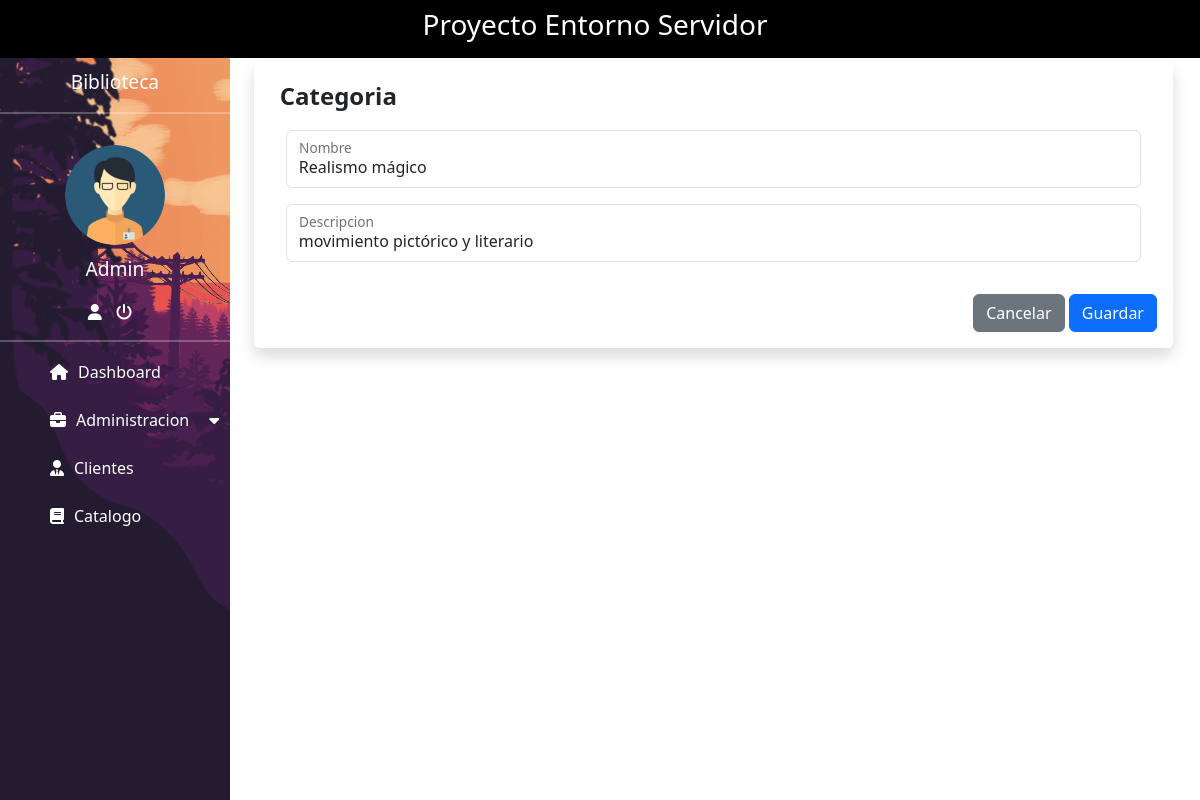
The page /?view=idCategoria&Id_categoria=2 (signed in) on the database its author committed.
### tables this page shows
CREATE TABLE `administrador` (
  `Id_administrador` int(11) NOT NULL,
  `Usuario` varchar(15) NOT NULL,
  `Contraseña` varchar(255) NOT NULL
);

CREATE TABLE `categoria` (
  `Id_categoria` int(11) NOT NULL,
  `Nombre` varchar(100) NOT NULL,
  `Descripcion` text NOT NULL
);

### controller/control.php (called while the page is built, shortened)
<?php
include_once "model/dashboard.php";
class control
{
    public $model;
    public function __construct()
    {
        $this->model = new dashboard();
    }
    public function idCategoria()
    {
        $categoria = new categoria();
        if (isset($_REQUEST["Id_categoria"])) {
            $categoria = $this->model->id_categoria($_REQUEST["Id_categoria"]);
        }
        include_once "view/actualizarCategoria.php";
    }
}
?>

### config/conexion.php (called while the page is built)
<?php
class conexion
{
    public static function conectar()
    {
        $connection = new PDO("mysql:host =127.0.0.1; dbname=biblioteca; port=3307", "root", "");
        $connection->setAttribute(PDO::ATTR_ERRMODE, PDO::ERRMODE_EXCEPTION);
        return $connection;
    }
}
?>

### model/dashboard.php (called while the page is built, shortened)
<?php
class dashboard
{
    public $conect;
    public function __construct()
    {
        try {
            $this->conect = conexion::conectar();
        } catch (PDOException $e) {
            die("Error " . $e->getMessage());
        }
    }
    public function nombreUsuario(){
        try {
            $query = "SELECT * FROM `administrador`";
            $stmt = $this->conect->prepare($query);
            $stmt->execute();
            return $stmt->fetchAll(PDO::FETCH_OBJ);
        } catch (PDOException $e) {
            die("Error: " . $e->getMessage());
        }
    }
    public function id_categoria($id)
    {
        try {
            $query = "SELECT * FROM `categoria` WHERE Id_categoria = ?";
            $stmt = $this->conect->prepare($query);
            $stmt->execute(array($id));
            return $stmt->fetch(PDO::FETCH_OBJ);
        } catch (PDOException $e) {
            die("Error: " . $e->getMessage());
        }
    }
}
?>

### view/actualizarCategoria.php (the view, shortened to what this page needs)
<!DOCTYPE html>
<html lang="en">
<head>
    <link href="https://cdn.jsdelivr.net/npm/bootstrap@5.3.2/dist/css/bootstrap.min.css" rel="stylesheet"
>
    <link rel="stylesheet" href="https://cdnjs.cloudflare.com/ajax/libs/font-awesome/6.4.2/css/all.min.css"
 />
    <link rel="stylesheet" href="resources/css/style.css">
    <link rel="stylesheet" href="resources/css/table.css">
</head>
<body>
    <nav class="navbar navbar-expand-xl navbar-dark bg-black">
        <div class="container-fluid justify-content-center">
            <h3 class="col-lg-6 col-md-12 col-sm-12 col-12 text-center color">Proyecto Entorno Servidor</h3>
        </div>
    </nav>
    <section>
        <div class="margen">
            <div class="row">
                <div class="col-4 linea-vertical">
                    <p class="size">Biblioteca</p>
                    <hr>
                    <img src="resources/img/ad.png" alt="" class="admin">
                    <?php foreach ($this->model->nombreUsuario() as $key): ?>
                        <p class="size"><?php echo $key->Usuario; ?></p>
                    <?php endforeach; ?>
                    <a href="" title="Cuenta" class="color"><i class="fa-solid fa-user"></i></a>
                    <a href="" title="Cerrar Sesion" class="color" data-bs-toggle="modal"
                        data-bs-target="#exampleModal"><i class="fa-solid fa-power-off"></i></a>
                    <hr>
                    <nav>
                    <ul>
                            <li><a href="?view=index" class="spaces"><i class="fa-solid fa-house top"></i>Dashboard</a>
                            </li>
                            <li><a href="#" class="spaces"><i class="fa-solid fa-briefcase space"></i>Administracion<i
                                        class="fa-solid fa-caret-down space"></i></a>
                            </li>
                            <li><a href="?view=cliente" class="spaces"><i class="fa-solid fa-user-tie space"></i>Clientes</a>
                            </li>
                            <li><a href="?view=catalogo" class="spaces"><i class="fa-solid fa-book space"></i>Catalogo</a>
                            </li>
                        </ul>
                    </nav>
                </div>
                <div class="col-9 custom-card-body">
                    <div class="container mt-1">
                        <div class="row">
                            <div class="col m-auto">
                                <div class="card border-0 shadow">
                                    <div class="card-body">
                                        <b class="aling">Categoria</b><br>
                                        <div class="modal-content">
                                            <div class="modal-body">
                                                <div class="card-body">
                                                    <form action="?view=guardarCategoria" method="post">
                                                        <div class="form-floating mb-3">
                                                            <input type="text" class="form-control" name="nombre-categoria"
                                                                id="nombre-categoria" placeholder="Nombre"
                                                                value="<?php echo $categoria->Nombre; ?>" required>
                                                            <label for="nombre-categoria">Nombre</label>
                                                        </div>
                                                        <div class="form-floating mb-3">
                                                            <input type="text" class="form-control"
                                                                name="descripcion-categoria" id="descripcion-categoria"
                                                                placeholder="Descripcion"
                                                                value="<?php echo $categoria->Descripcion; ?>" required>
                                                            <label for="descripcion-categoria">Descripcion</label>
                                                        </div>
                                                </div>
                                            </div>
                                            <div class="modal-footer">
                                                <a href="?view=categoria" class="btn btn-secondary">Cancelar</a>&nbsp;
                                                <button type="submit" class="btn btn-primary"
                                                    name="Guardar-categoria">Guardar</button>
                                            </div>
                                        </div>
                                    </div>
                                </div>
                            </div>
                        </div>
                    </div>
                </div>
            </div>
        </div>
    </section>
</body>
</html>

### resources/css/style.css (style rules this page uses)
* { margin: 0; padding: 0; box-sizing: border-box; }
body { margin: 0; padding: 0; }
.linea-vertical { background-image: url("../img/sideBar.png"); text-align: center; min-height: calc(100vh - 57.6px); width: 20%; padding-right: 0; background-size: cover; }
hr { border-color: white; border-width: 2px; }
.size { color: white; margin-top: 10px; font-size: 1.2rem; }
.color { color: white; margin-right: 10px; }
.margen { margin-right: 15px; }
.admin { width: 100px; height: 100px; border-radius: 50%; object-fit: cover; margin-top: 15px; }
nav ul { margin: 0; padding: 0; list-style: none; line-height: 16px; }
nav ul a { box-sizing: border-box; color: white; display: block; width: 100%; padding: 6px 10px; text-decoration: none; text-align: left; }
.aling { text-align: center; }
.space, .spaces { margin-left: 20px; margin-right: 10px; margin-top: 10px; }
.top { margin-left: 20px; margin-right: 10px; }
.aling { margin-left: 10px; font-size: 1.5rem; }
.custom-card-body { width: 80%; }

### rows shown on the page
administrador: Usuario "Admin"
categoria: nombre-categoria "Realismo mágico", descripcion-categoria "movimiento pictórico y literario"
